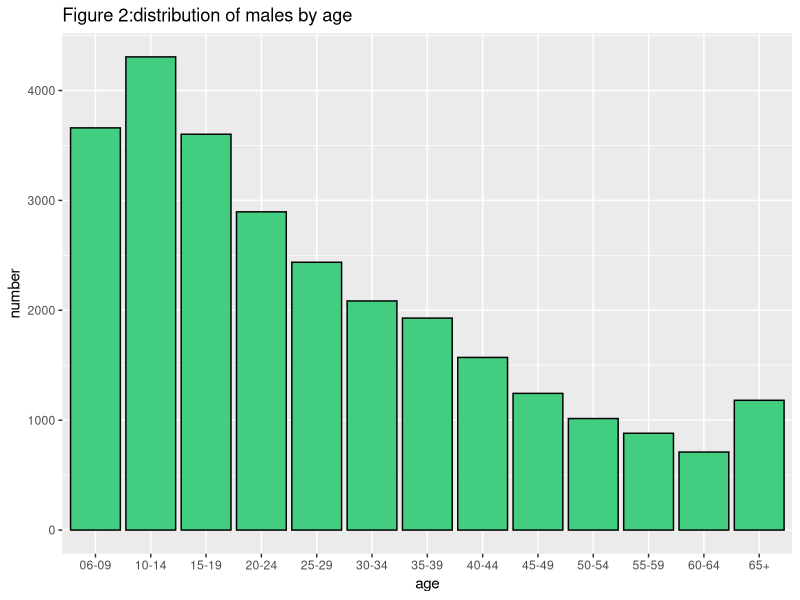
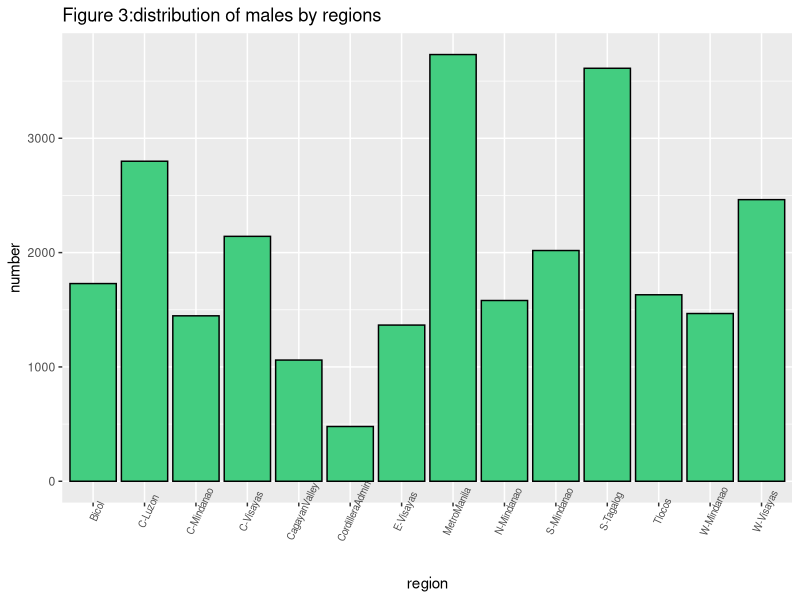
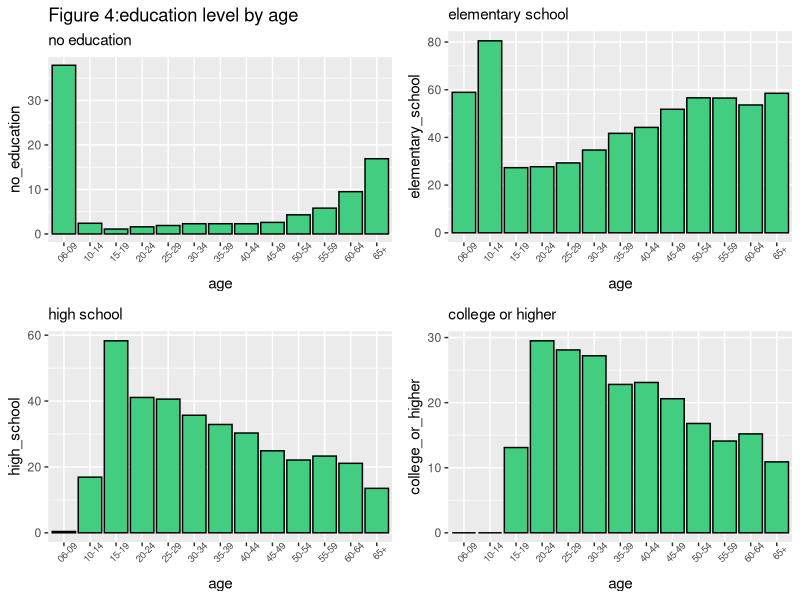
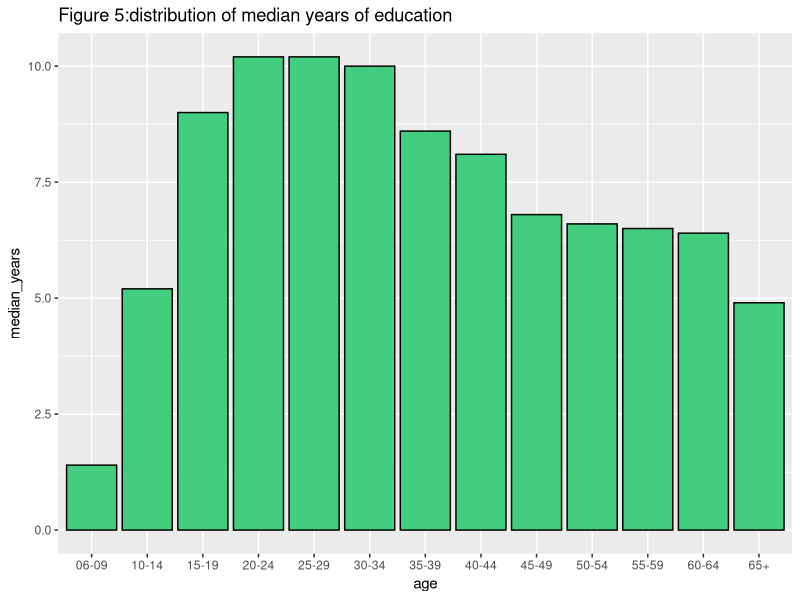
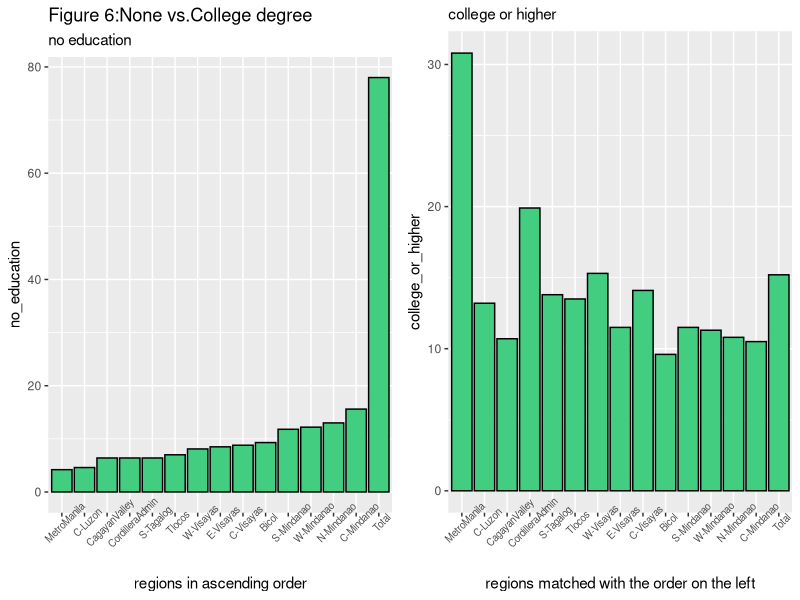

Source code (R) for these figures, in order:
## ---- chunk 1
knitr::opts_chunk$set(echo = TRUE)

library(tidyverse)
library(knitr)
library(dplyr)
library(ggplot2)
library(here)
library(gridExtra)

#load in the cleaned datasets
age_clean<- read_csv(here("inputs/cleaned_data_by_age.csv"))
res_clean<- read_csv(here("inputs/cleaned_data_by_residence.csv"))
region_clean<- read_csv(here("inputs/cleaned_data_by_region.csv"))
## ---- chunk 2
#Table 1, first row of the 3 datasets
age_clean%>%
  slice(1)%>%
  kable(
    caption = "Table 1:First row of the three datasets(combined), education level of males by age/residence/region",
    col.names = c("Age","No education","elementary","high school","college+","dont know","Total","number","median years"),
    digits = 0.1
  )

res_clean%>%
  slice(1)%>%
  kable(
    col.names = c("residence","No education","elementary school","high school","college+","dont know","Total","number","median years"),
    digits = 0.1
  )

region_clean%>%
  slice(1)%>%
  kable(
    col.names = c("region","No education","elementary","high school","college+","dont know","Total","number","median years"),
    digits = 0.1
  )
## ---- chunk 3
#figure 2:plot the number of males in different age group
age_clean$age[1] = "06-09"
age_clean%>%ggplot()+
  geom_bar(aes(x=age,y=number),stat = "identity",fill="seagreen3", color="black",)+
  labs(title="Figure 2:distribution of males by age"
       )
## ---- chunk 4
#figure 3:plot the number of males in different regions
region_clean%>%filter(region!="Total")%>%ggplot()+
  geom_bar(aes(x=region,y=number),stat = "identity",fill="seagreen3", color="black",)+
  labs(title="Figure 3:distribution of males by regions"
       )+
  theme(axis.text.x = element_text(size=7, angle=65))
#the code for adjusting the text on x-axis is from #http://www.sthda.com/english/wiki/ggplot2-axis-ticks-a-guide-to-customize-tick-marks-and-labels
## ---- chunk 5
#Figure 4:plot the education levels of males in different age groups
p1<-age_clean%>%ggplot()+
  geom_bar(aes(x=age,y=no_education),stat = "identity",fill="seagreen3", color="black",)+
  labs(title="Figure 4:education level by age",
       subtitle = "no education"
       )+
  theme(axis.text.x = element_text(size=7, angle=45))
p2<-age_clean%>%ggplot()+
  geom_bar(aes(x=age,y=elementary_school),stat = "identity",fill="seagreen3", color="black",)+
  labs(subtitle = "elementary school"
       )+
  theme(axis.text.x = element_text(size=7, angle=45))
p3<-age_clean%>%ggplot()+
  geom_bar(aes(x=age,y=high_school),stat = "identity",fill="seagreen3", color="black",)+
  labs(subtitle = "high school"
       )+
  theme(axis.text.x = element_text(size=7, angle=45))
p4<-age_clean%>%ggplot()+
  geom_bar(aes(x=age,y=college_or_higher),stat = "identity",fill="seagreen3", color="black",)+
  labs(subtitle = "college or higher"
       )+
  theme(axis.text.x = element_text(size=7, angle=45))
grid.arrange(p1, p2,p3,p4, nrow = 2)
#grid.arrange(...),which places multiple plots in one graph is from
#https://cran.r-project.org/web/packages/egg/vignettes/Ecosystem.html
## ---- chunk 6
#figure 5:plot the median years of education by age 
age_clean%>%ggplot()+
  geom_bar(aes(x=age,y=median_years),stat = "identity",fill="seagreen3", color="black",)+
  labs(title="Figure 5:distribution of median years of education"
       )
## ---- chunk 7
#Figure 6:plot the education levels in different regions 
p5<-region_clean%>%ggplot()+
  geom_bar(aes(x=reorder(region,no_education),y=no_education),stat = "identity",fill="seagreen3", color="black",)+
#use of reorder function is from 
#https://www.rpubs.com/dvdunne/reorder_ggplot_barchart_axis
  labs(title="Figure 6:None vs.College degree",
       subtitle = "no education",
       x ="regions in ascending order"
       )+
  theme(axis.text.x = element_text(size=7, angle=45))
p6<-region_clean%>%ggplot()+
  geom_bar(aes(x=reorder(region,no_education),y=college_or_higher),stat = "identity",fill="seagreen3", color="black",)+
  labs(subtitle = "college or higher",
       x = "regions matched with the order on the left"
       )+
  theme(axis.text.x = element_text(size=7, angle=45))
grid.arrange(p5,p6,nrow = 1)


